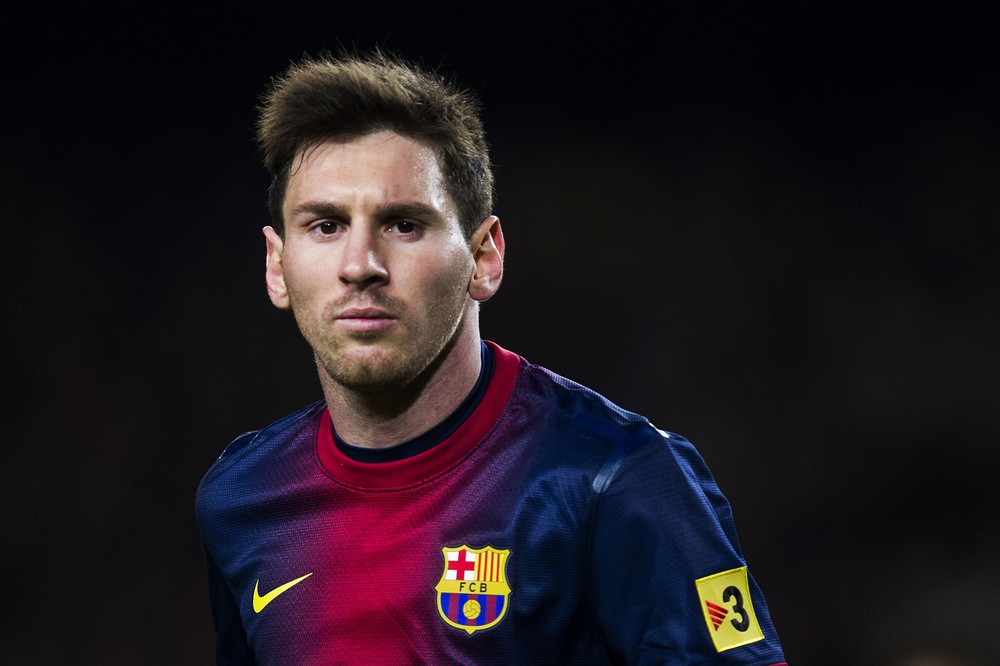
#> input picture messi.jpg, 1000 x 666 px, shrunk from 3000 x 1997 before the run, given in place of the camera
$ python 'face detection.py'   (older library calls are emulated)
#> lines starting #> are read from the running program, lines starting #| are printed output that depends on the picture
import cv2, time

first_frame = None

#Create a videocapture object to record video using webcam
video = cv2.VideoCapture(0)

while True:
    check, frame = video.read()
#> frame is the input picture: shape (666, 1000, 3); mean B, G, R 30.7, 24.9, 32.7

    #convert the frame color to gray scale
    gray = cv2.cvtColor(frame, cv2.COLOR_BGR2GRAY)
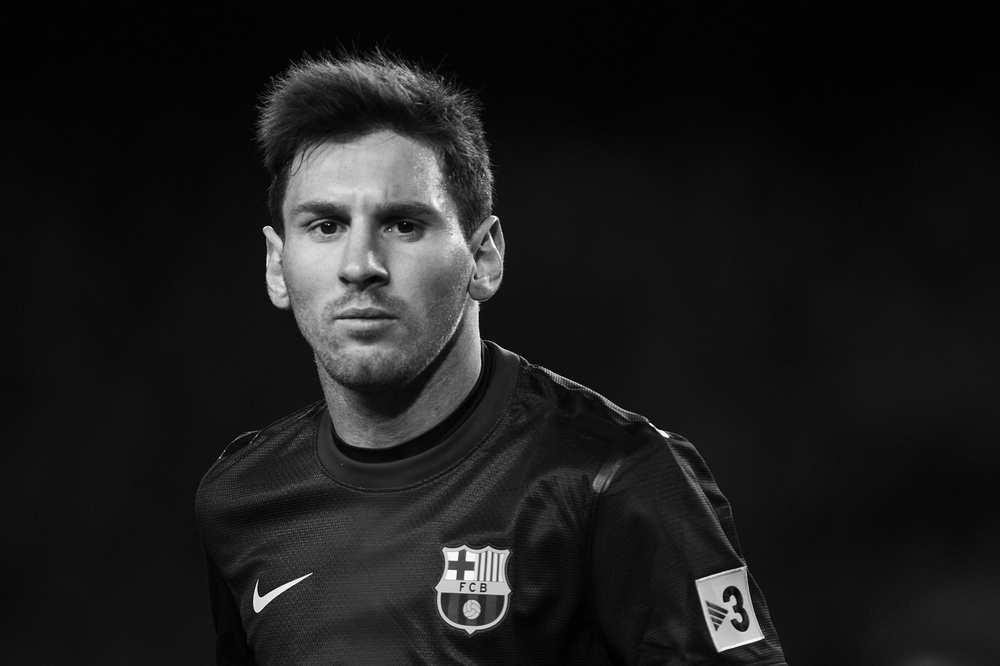
#> gray: shape (666, 1000); min 0, max 254, mean 27.9

    #convert the gray scale frame to GaussianBlur to increase the accuracy of the detected frame
    gray = cv2.GaussianBlur(gray, (21,21), 0)
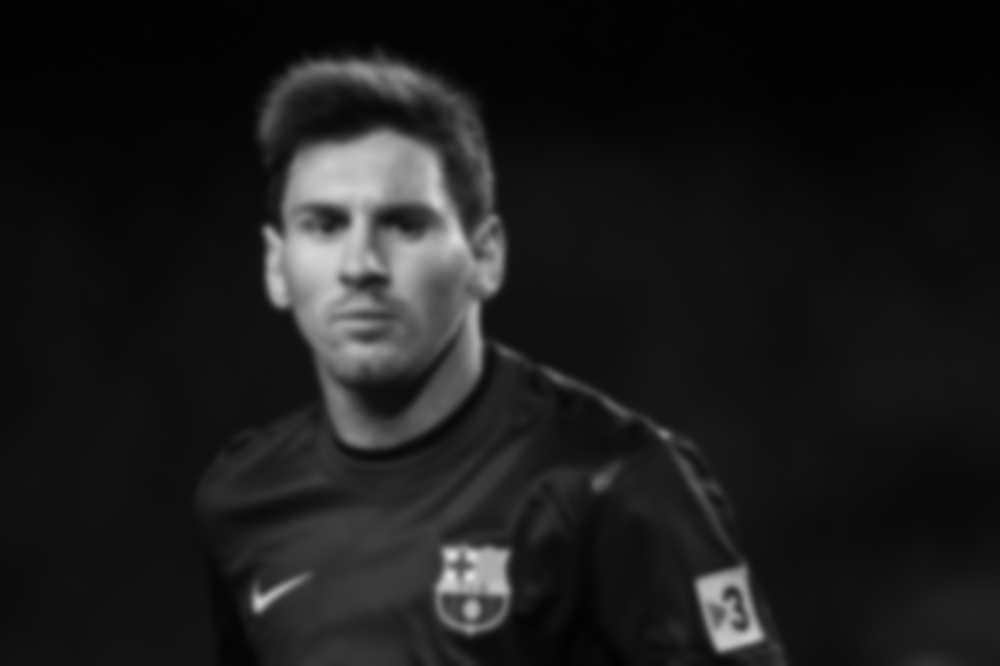
#> gray: shape (666, 1000); min 2, max 221, mean 27.9

    #this is used to store he first image/frame of the video
    if first_frame is None:
        first_frame = gray
        continue

    #Calculate the difference between the first frame and the other frames
    delta_frame = cv2.absdiff(first_frame, gray )

    #Provides a threshold value, such that it will convert the difference value with less than 30to black.
    #If the difference is greater than 30 it will convert those pixels to white
    thresh_delta = cv2.threshold(delta_frame, 30, 255, cv2.THRESH_BINARY)[1]
    thresh_delta = cv2.dilate(thresh_delta, None, iterations= 0)

    #Define the counter area. Basically, add the borders
    (_,cnts,_) = cv2.findContours(thresh_delta.copy(), cv2.RETR_EXTERNAL, cv2.CHAIN_APPROX_SIMPLE)

    #Remove Noises nd Shadows. Basically, it will keep only that part white, which has greater white area than 1000 pixels
    for contour in cnts:
        if cv2.contourArea(contour) < 1000:
            continue
        (x, y, w, h) = cv2.boundingRect(contour)
        cv2.rectangle(frame, (x,y), (x+w, y+h), (0, 255, 0), 3)

    cv2.imshow('frame', frame)
    cv2.imshow('Capturing', gray)
    cv2.imshow('delta', delta_frame)
    cv2.imshow('thresh',thresh_delta)

    #frame will change in 1 milisecond
    key = cv2.waitKey(1)

    #this will break the loop once the user press 'q'
    if key == ord('q'):
        break

video.release()

#this will close all the windows
cv2.destroyAllWindows()
